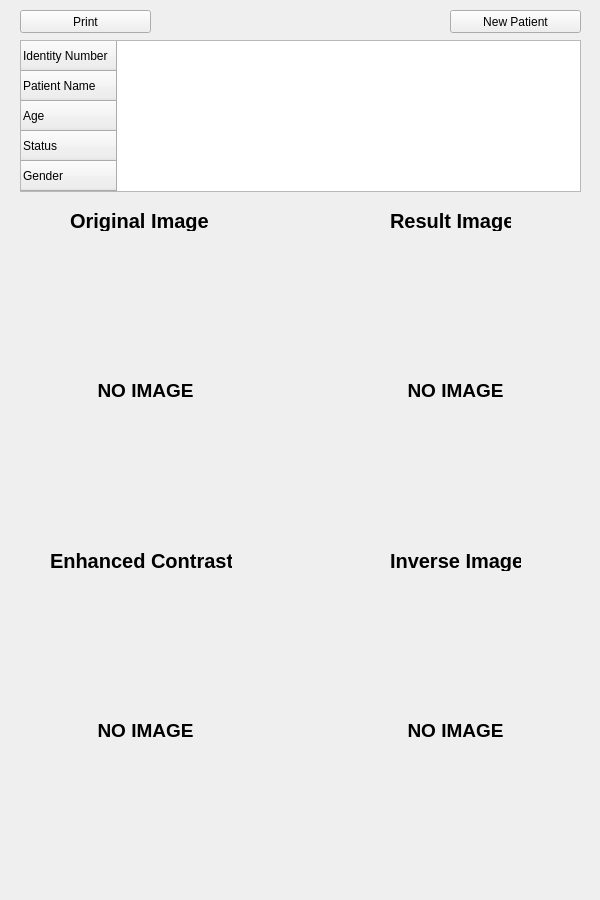
<?xml version="1.0" encoding="UTF-8"?>
<ui version="4.0">
 <class>Form</class>
 <widget class="QWidget" name="Form">
  <property name="geometry">
   <rect>
    <x>0</x>
    <y>0</y>
    <width>600</width>
    <height>900</height>
   </rect>
  </property>
  <property name="windowTitle">
   <string>Display Results</string>
  </property>
  <widget class="QTableWidget" name="tableWidget">
   <property name="geometry">
    <rect>
     <x>20</x>
     <y>40</y>
     <width>561</width>
     <height>152</height>
    </rect>
   </property>
   <row>
    <property name="text">
     <string>Identity Number</string>
    </property>
   </row>
   <row>
    <property name="text">
     <string>Patient Name</string>
    </property>
   </row>
   <row>
    <property name="text">
     <string>Age</string>
    </property>
   </row>
   <row>
    <property name="text">
     <string>Status</string>
    </property>
   </row>
   <row>
    <property name="text">
     <string>Gender</string>
    </property>
   </row>
  </widget>
  <widget class="QLabel" name="label_original_image">
   <property name="geometry">
    <rect>
     <x>20</x>
     <y>250</y>
     <width>251</width>
     <height>281</height>
    </rect>
   </property>
   <property name="font">
    <font>
     <pointsize>14</pointsize>
     <weight>75</weight>
     <bold>true</bold>
    </font>
   </property>
   <property name="text">
    <string>NO IMAGE</string>
   </property>
   <property name="alignment">
    <set>Qt::AlignCenter</set>
   </property>
  </widget>
  <widget class="QLabel" name="label_result_image">
   <property name="geometry">
    <rect>
     <x>330</x>
     <y>250</y>
     <width>251</width>
     <height>281</height>
    </rect>
   </property>
   <property name="font">
    <font>
     <pointsize>14</pointsize>
     <weight>75</weight>
     <bold>true</bold>
    </font>
   </property>
   <property name="text">
    <string>NO IMAGE</string>
   </property>
   <property name="alignment">
    <set>Qt::AlignCenter</set>
   </property>
  </widget>
  <widget class="QLabel" name="label_enhanced_image">
   <property name="geometry">
    <rect>
     <x>20</x>
     <y>590</y>
     <width>251</width>
     <height>281</height>
    </rect>
   </property>
   <property name="font">
    <font>
     <pointsize>14</pointsize>
     <weight>75</weight>
     <bold>true</bold>
    </font>
   </property>
   <property name="text">
    <string>NO IMAGE</string>
   </property>
   <property name="alignment">
    <set>Qt::AlignCenter</set>
   </property>
  </widget>
  <widget class="QLabel" name="label_inverse_image">
   <property name="geometry">
    <rect>
     <x>330</x>
     <y>590</y>
     <width>251</width>
     <height>281</height>
    </rect>
   </property>
   <property name="font">
    <font>
     <pointsize>14</pointsize>
     <weight>75</weight>
     <bold>true</bold>
    </font>
   </property>
   <property name="text">
    <string>NO IMAGE</string>
   </property>
   <property name="alignment">
    <set>Qt::AlignCenter</set>
   </property>
  </widget>
  <widget class="QPushButton" name="pushButton_2">
   <property name="geometry">
    <rect>
     <x>450</x>
     <y>10</y>
     <width>131</width>
     <height>23</height>
    </rect>
   </property>
   <property name="text">
    <string>New Patient</string>
   </property>
  </widget>
  <widget class="QLabel" name="label">
   <property name="geometry">
    <rect>
     <x>70</x>
     <y>210</y>
     <width>141</width>
     <height>21</height>
    </rect>
   </property>
   <property name="font">
    <font>
     <family>MS Sans Serif</family>
     <pointsize>15</pointsize>
     <weight>75</weight>
     <bold>true</bold>
    </font>
   </property>
   <property name="text">
    <string>Original Image</string>
   </property>
  </widget>
  <widget class="QLabel" name="label_2">
   <property name="geometry">
    <rect>
     <x>390</x>
     <y>210</y>
     <width>121</width>
     <height>21</height>
    </rect>
   </property>
   <property name="font">
    <font>
     <family>MS Sans Serif</family>
     <pointsize>15</pointsize>
     <weight>75</weight>
     <bold>true</bold>
    </font>
   </property>
   <property name="text">
    <string>Result Image</string>
   </property>
  </widget>
  <widget class="QLabel" name="label_3">
   <property name="geometry">
    <rect>
     <x>50</x>
     <y>550</y>
     <width>182</width>
     <height>21</height>
    </rect>
   </property>
   <property name="font">
    <font>
     <family>MS Sans Serif</family>
     <pointsize>15</pointsize>
     <weight>75</weight>
     <bold>true</bold>
    </font>
   </property>
   <property name="text">
    <string>Enhanced Contrast</string>
   </property>
  </widget>
  <widget class="QLabel" name="label_4">
   <property name="geometry">
    <rect>
     <x>390</x>
     <y>550</y>
     <width>131</width>
     <height>21</height>
    </rect>
   </property>
   <property name="font">
    <font>
     <family>MS Sans Serif</family>
     <pointsize>15</pointsize>
     <weight>75</weight>
     <bold>true</bold>
    </font>
   </property>
   <property name="text">
    <string>Inverse Image</string>
   </property>
  </widget>
  <widget class="QPushButton" name="pushButton_print">
   <property name="geometry">
    <rect>
     <x>20</x>
     <y>10</y>
     <width>131</width>
     <height>23</height>
    </rect>
   </property>
   <property name="text">
    <string>Print</string>
   </property>
  </widget>
 </widget>
 <resources/>
 <connections/>
</ui>
